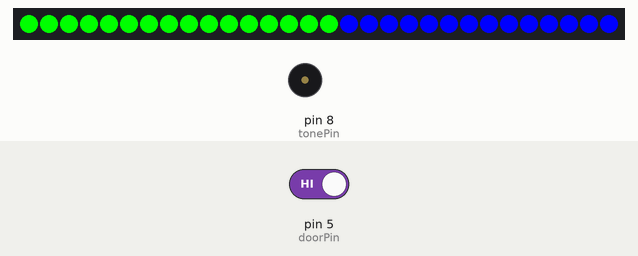
This sketch was run on a simulated Arduino Uno, built with avr-gcc and run on an emulated ATmega328P. On the bench: 30 RGB LEDs in strip order, left to right, buzzer (waves = sounding). The test bench sets the inputs (shaded band); at power-on: pin 5 (doorPin) HIGH. WiFi joins after 1.5 s; servers stay silent unless stated; what the sketch prints to the serial monitor is not drawn.

Above: at 2.7 s.
2.8 s: pin 5 (doorPin) driven LOW
At 3.22 s:
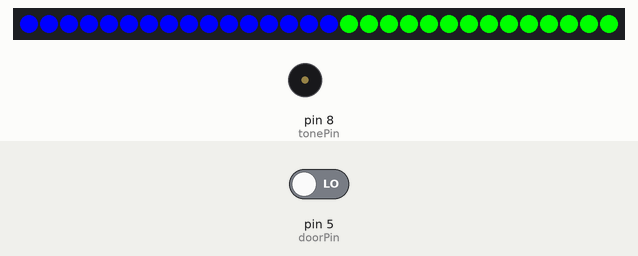
Timing chart, 0 to 5.8 s (numbered marks = the images above; inputs shaded):
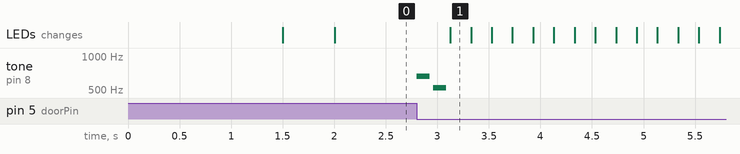

Measured:
- after the input at 2.8 s, tone on pin 8 (tonePin): silent → 659 Hz at once, → silent 0.13 s later, → 523 Hz 0.04 s later, → silent 0.13 s later

The sketch:

door2.ino
```cpp
// Dependencies:
// https://github.com/adafruit/Adafruit_NeoPixel
// pitches.h from Arduino Examples->Digital Melody sketch
// Arduino Ethernet and SPI library
#include <Adafruit_NeoPixel.h>
#include <SPI.h>
#include <Ethernet.h>
#include "pitches.h"

// ==== Edit these vars ====

int ledPin=7; // pin for LEDs
int doorPin = 5; // pin for inbound door signal
int tonePin = 8; // pin for doorbell tone

// Enter a MAC address and IP address for your controller below.
// The IP address will be dependent on your local network:
byte mac[] = {
  0x00, 0xAA, 0xBB, 0xCC, 0xDE, 0x01 };
IPAddress ip(192,168,1,20);

// tell the server somebody rang the bell. we need to setup the web part
char serverName[] = "minotaur.noisebridge.net";
char getStr[] = "GET /action/ringbell HTTP/1.0";

unsigned long buzzThreshold = 22000; // time before buzzing again, 15 seconds int
unsigned long ledThreshold = 2000; // start led flash interval

// doorbell chime
int melody[] = { NOTE_E5, NOTE_C5};

// note durations: 4 = quarter note, 8 = eighth note, etc.:
int noteDurations[] = { 8,8 };

// number of notes
int numNotes = 2;
// end user vars
// start init

unsigned long currentTime = 0;
unsigned long buzzTime = 0;
unsigned long ledTime = 0;
int ledState = LOW; // ledState used to set the LED
int buzzCount = 1; // number if times buzzed (per threshold)
int doorState = 1;
boolean timerState = false;
Adafruit_NeoPixel strip = Adafruit_NeoPixel(30, ledPin, NEO_GRB +
NEO_KHZ800);
// initialize the library instance:
EthernetClient client;


void setup()
{
    Serial.begin(9600); // for debugging
    pinMode(doorPin, INPUT);
    digitalWrite(doorPin, HIGH);
    //makeSound();
    Serial.println("Attempting to get an IP address using DHCP:");
    if (!Ethernet.begin(mac)) {
      // if DHCP fails, start with a hard-coded address:
      Serial.println("failed to get an IP address using DHCP, trying manually");
      Ethernet.begin(mac, ip);
    }
    Serial.print("My address:");
    Serial.println(Ethernet.localIP());
    strip.begin();
    strip.show(); // Initialize all pixels to 'off'
}

void loop()
{

    doorState = digitalRead(doorPin);
    // show lights

    ledToggle();

    // if buzzer is buzzed
    if (doorState == LOW) {
        if(buzzCount == 1) { makeSound(); }
        // if time is over threshold
        if (checkThres(buzzTime) == true) {

            // set new time mark
            buzzTime = currentTime;
            buzzCount = 1;
            Serial.println("buzz threshold!");
            // tell the server someone buzzed
            connectToServer();

        } else {
            // count # of presses up to 10, modulate led flash speed
            if(buzzCount < 10) {
                buzzCount++;
            }
            Serial.print(".");

        }
    }
    // if door is not being buzzed do something else
    else {
          digitalWrite(doorPin, HIGH);
    }
}


// check the time threshold given a mark
boolean checkThres(unsigned long mark)
{
currentTime=millis();
    if (currentTime - mark > buzzThreshold) {
        return true;
    } else {
        return false;
    }
}

// toggle led given interval
void ledToggle()
{
// if not buzzed and over threshold, make rainbows
    if (doorState == HIGH && checkThres(buzzTime) == true) {
        rainbowCycle(15);

    }
// if buzzed
    else {
        // flip between these two colors
        uint32_t c1 = strip.Color(0, 0, 255);
        uint32_t c2 = strip.Color(0, 255, 0);
        // make more urgent if more buzzes
        currentTime=millis();
        if (currentTime - ledTime > (ledThreshold / buzzCount)) {
            // set ledtime to current time
            ledTime = currentTime;
            // change state
            if (ledState == LOW) {
                ledState = HIGH;
                colorSet(c1, c2, 0); // Flip

            } else {
                ledState = LOW;
                colorSet(c2, c1, 0); // Flop
            }
        }
    }

}

// play a tone
void makeSound()
{
for (int thisNote = 0; thisNote < numNotes; thisNote++) {

    // to calculate the note duration, take one second
    // divided by the note type.
    //e.g. quarter note = 1000 / 4, eighth note = 1000/8, etc.
    int noteDuration = 1000/noteDurations[thisNote];
    tone(tonePin, melody[thisNote],noteDuration);

    // to distinguish the notes, set a minimum time between them.
    // the note's duration + 30% seems to work well:
    int pauseBetweenNotes = noteDuration * 1.30;
    delay(pauseBetweenNotes);
    // stop the tone playing:
    noTone(tonePin);
  }
}

//
// code for lights

// flip lights
void colorSet(uint32_t c, uint32_t c2, uint8_t wait)
{
    for (uint16_t i = 0; i < strip.numPixels(); i++) {
        if (i > strip.numPixels() / 2) {
            strip.setPixelColor(i, c);
        } else {
            strip.setPixelColor(i, c2);
        }
    }
    strip.show();
    delay(wait);
}

// color wipe
void colorWipe(uint32_t c, uint8_t wait)
{
    for (uint16_t i = 0; i < strip.numPixels(); i++) {
        doorState = digitalRead(doorPin);
        if (doorState == LOW) {
            break;
        }

        strip.setPixelColor(i, c);
        strip.show();
        delay(wait);
    }
}

// cycle rainbow colors
void rainbowCycle(uint8_t wait)
{
    uint16_t i, j;

    for (j = 0; j < 256 * 5; j++) { // 5 cycles of all colors on wheel
        doorState = digitalRead(doorPin);
        // break if door is triggered
        if (doorState == LOW) {
            break;
        }

        for (i = 0; i < strip.numPixels(); i++) {
            strip.setPixelColor(i, Wheel(((i * 256 / strip.numPixels()) +
j) &
255));
        }
        strip.show();
        delay(wait);
    }
}

uint32_t Wheel(byte WheelPos)
{
    if (WheelPos < 85) {
        return strip.Color(WheelPos * 3, 255 - WheelPos * 3, 0);
    } else if (WheelPos < 170) {
        WheelPos -= 85;
        return strip.Color(255 - WheelPos * 3, 0, WheelPos * 3);
    } else {
        WheelPos -= 170;
        return strip.Color(0, WheelPos * 3, 255 - WheelPos * 3);
    }
}

// ethernet connect
void connectToServer() {
  // attempt to connect, and wait a millisecond:
  Serial.println("connecting to server...");
  if (client.connect(serverName, 80)) {
    Serial.println("making HTTP request...");
    // make HTTP GET request to server:
    client.println(getStr);
    client.println();
  }
}   
```

pitches.h
```cpp
/*************************************************
 * Public Constants
 *************************************************/

#define NOTE_B0  31
#define NOTE_C1  33
#define NOTE_CS1 35
#define NOTE_D1  37
#define NOTE_DS1 39
#define NOTE_E1  41
#define NOTE_F1  44
#define NOTE_FS1 46
#define NOTE_G1  49
#define NOTE_GS1 52
#define NOTE_A1  55
#define NOTE_AS1 58
#define NOTE_B1  62
#define NOTE_C2  65
#define NOTE_CS2 69
#define NOTE_D2  73
#define NOTE_DS2 78
#define NOTE_E2  82
#define NOTE_F2  87
#define NOTE_FS2 93
#define NOTE_G2  98
#define NOTE_GS2 104
#define NOTE_A2  110
#define NOTE_AS2 117
#define NOTE_B2  123
#define NOTE_C3  131
#define NOTE_CS3 139
#define NOTE_D3  147
#define NOTE_DS3 156
#define NOTE_E3  165
#define NOTE_F3  175
#define NOTE_FS3 185
#define NOTE_G3  196
#define NOTE_GS3 208
#define NOTE_A3  220
#define NOTE_AS3 233
#define NOTE_B3  247
#define NOTE_C4  262
#define NOTE_CS4 277
#define NOTE_D4  294
#define NOTE_DS4 311
#define NOTE_E4  330
#define NOTE_F4  349
#define NOTE_FS4 370
#define NOTE_G4  392
#define NOTE_GS4 415
#define NOTE_A4  440
#define NOTE_AS4 466
#define NOTE_B4  494
#define NOTE_C5  523
#define NOTE_CS5 554
#define NOTE_D5  587
#define NOTE_DS5 622
#define NOTE_E5  659
#define NOTE_F5  698
#define NOTE_FS5 740
#define NOTE_G5  784
#define NOTE_GS5 831
#define NOTE_A5  880
#define NOTE_AS5 932
#define NOTE_B5  988
#define NOTE_C6  1047
#define NOTE_CS6 1109
#define NOTE_D6  1175
#define NOTE_DS6 1245
#define NOTE_E6  1319
#define NOTE_F6  1397
#define NOTE_FS6 1480
#define NOTE_G6  1568
#define NOTE_GS6 1661
#define NOTE_A6  1760
#define NOTE_AS6 1865
#define NOTE_B6  1976
#define NOTE_C7  2093
#define NOTE_CS7 2217
#define NOTE_D7  2349
#define NOTE_DS7 2489
#define NOTE_E7  2637
#define NOTE_F7  2794
#define NOTE_FS7 2960
#define NOTE_G7  3136
#define NOTE_GS7 3322
#define NOTE_A7  3520
#define NOTE_AS7 3729
#define NOTE_B7  3951
#define NOTE_C8  4186
#define NOTE_CS8 4435
#define NOTE_D8  4699
#define NOTE_DS8 4978
```
